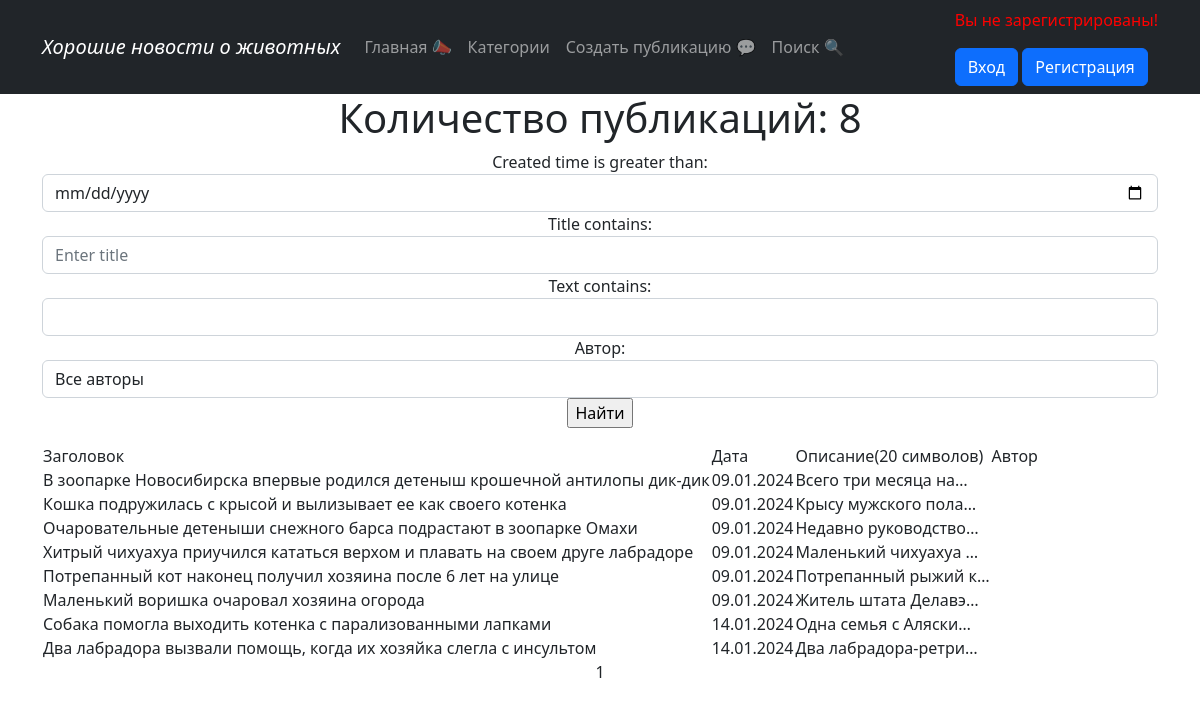
The page /news/search/ on the database as committed earlier.
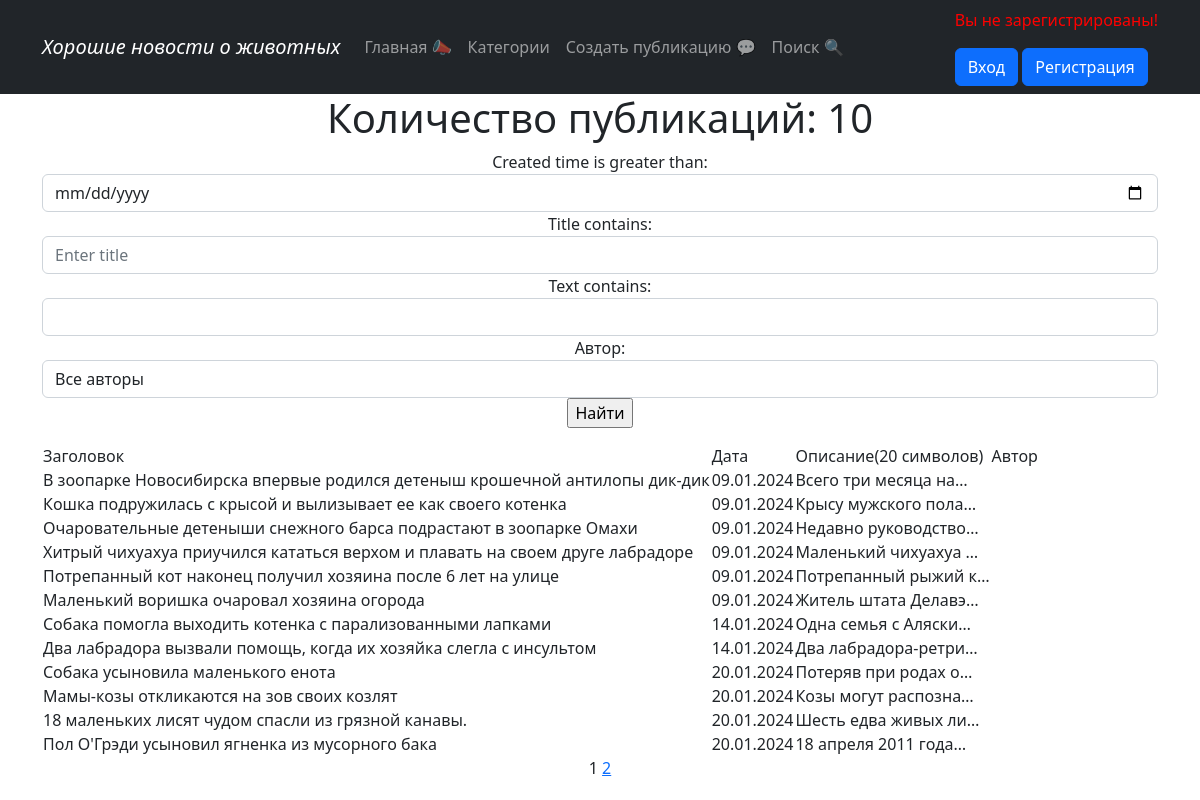
The same page on the database as committed later.
### news/models.py (models this page shows, shortened)
class Post(models.Model):
    author = models.ForeignKey(Author, on_delete=models.CASCADE)
    content_type = models.CharField(max_length=10, choices=[
        ('статья', 'Статья'), ('новость', 'Новость')])
    created_time = models.DateTimeField(auto_now_add=True)
    categories = models.ManyToManyField(Category, through='PostCategory',
                                        related_name='PostCategory')
    title = models.CharField(max_length=255, verbose_name=pgettext_lazy('Title', 'Title'))
    text = models.TextField()
    rating = models.IntegerField(default=0)

### news/views.py (the view)
# urls.py: path('search/', SearchNews.as_view()),
class SearchNews(FilterView):
    model = Post
    filterset_class = PostFilter
    template_name = 'search.html'
    paginate_by = 10
    context_object_name = 'news'

### news/models.py (called while the page is built)
    def __str__(self):
        return self.user.username

### news/templatetags/custom_filters.py (called while the page is built)
@register.filter()
def censor(text):
    list_words = text.split()
    censor_words = {'салюты', 'игрушки', }
    censor_text = []
    if isinstance(text, str):
        for word in list_words:
            if word.lower() in censor_words:
                word = f'{word[0]}{"*" * (len(word) - 2)}{word[-1]}'
            censor_text.append(word)
        return ' '.join(censor_text)

### templates/search.html (shortened to what this page needs)
{% extends 'flatpages/default.html' %}
{% load custom_filters %}
{% block content %}
<h1>Количество публикаций: {{ news | length}}</h1>
<form method="GET">
    {{ filter.form }}
    <input type="submit" value="Найти">
</form>
{% if news %}
<table>
<tr>
    <td>Заголовок</td>
    <td>Дата</td>
    <td>Описание(20 символов)</td>
    <td>Автор</td>
</tr>
{% for item in filter.qs %}
    <tr>
        <td>{{ item.title | censor }}</td>
        <td>{{ item.created_time | date:'d.m.Y' }}</td>
        <td>{{ item.text | truncatechars:20 }}</td>
        <td>{{ item.autor | censor }}</td>
    </tr>
    {% endfor %}
</table>
{% else %}
<h2>Нечего выводить!</h2>
{% endif %}
{{ page_obj.number }}
{% if page_obj.has_next %}
    <a href="?page={{ page_obj.next_page_number }}">
        {{ page_obj.next_page_number }}
    </a>
{% endif %}
{% endblock content %}

### templates/flatpages/default.html (shortened to what this page needs)
{% load static %}
<html lang="en">
    <head>
        <link href="{% static 'css/styles.css' %}" rel="stylesheet" />
    </head>
    <body>
  <nav class="navbar navbar-expand-lg navbar-dark bg-dark static-top">
    {% load cache %}
    {% cache 30 common %}
        {% block header %}
    <div class="container">
      <a class="navbar-brand" href="#"><i>Хорошие новости о животных</i></a>
      <div class="collapse navbar-collapse justify-content-between" id="navbarResponsive">
                    <ul class="navbar-nav ml-auto">
                        <li class="nav-item active">
                            <a class="nav-link" href="/news/">Главная &#128227;</a>
                        </li>
                        <li class="nav-item active">
                            <a class="nav-link" href="/category">Категории</a>
                        </li>
                        {% block create_post %}
                        <li class="nav-item">
                            <a class="nav-link" href="{% url 'newpost' %}">Создать публикацию &#128172;</a>
                        </li>
                        {% endblock create_post %}
                        {% endblock header %}
                        {% block search %}
                        <li class="nav-item">
                            <a class="nav-link" href="/news/search/">Поиск 	&#128269;</a>
                        </li>
                        {% endblock search %}
                        {% endcache %}
                   </ul>
                    {% block user_greeting %}
                    <ul class="navbar-nav mr-auto">
                        <li class="nav-item">
                            {% if request.user.is_authenticated %}
                            <p style="color: green;">Привет, {{ request.user.username }}! &#128578;</p>
                            <a href="{% url 'account_logout' %}" class="btn btn-secondary">Выход &#128682;</a>
                            {% if is_not_author %}
                            <a href="{% url 'upgrade' %}" class="btn btn-success"> Хочу стать автором</a>
                            {% else %}
                            <button class="btn btn-success">Вы зарегистрированы!</button>
                            {% endif %}
                            {% else %}
                            <p style="color: red;">Вы не зарегистрированы!</p>
                              <a href="{% url 'account_login' %}" class="btn btn-primary">Вход</a>
                            <a href="{% url 'account_signup' %}" class="btn btn-primary">Регистрация</a>
                            {% endif %}
                        </li>
                   </ul>
                    {% endblock user_greeting %}
   </div>
       </div>
</nav>
        <div class="container">
            <div class="row">
                <div class="col-lg-12 text-center">
                    {% block content %}{% endblock content %}
                </div>
            </div>
        </div>
    </body>
</html>

Rows that differ between the two databases and show on the page:
added Post: title|censor "Собака усыновила маленького енота", created_time "20.01.2024", text "Потеряв при родах о…"
added Post: title|censor "Мамы-козы откликаются на зов своих козлят", created_time "20.01.2024", text "Козы могут распозна…"
added Post: title|censor "18 маленьких лисят чудом спасли из грязной канавы.", created_time "20.01.2024", text "Шесть едва живых ли…"
added Post: title|censor "Пол О'Грэди усыновил ягненка из мусорного бака", created_time "20.01.2024", text "18 апреля 2011 года…"
Other text that changed with them:
{{ news | length }}: "8" → "10"
{{ page_obj.next_page_number }}: (not shown) → "2"
